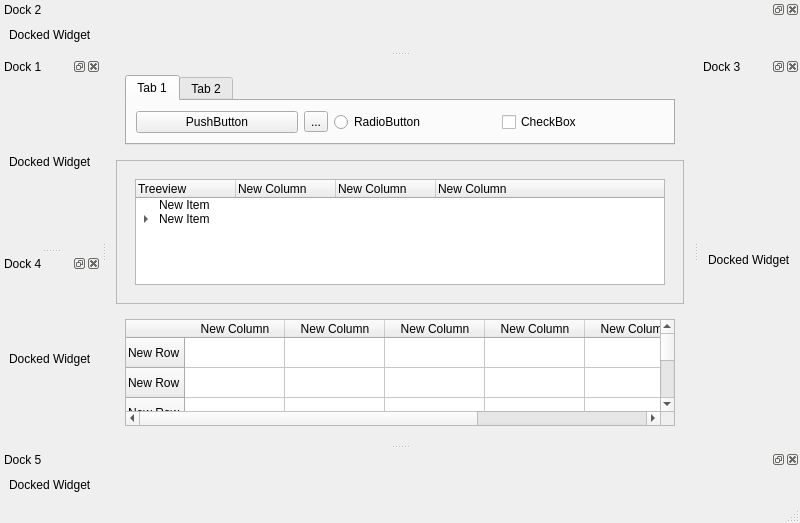
<?xml version="1.0" encoding="UTF-8"?>
<ui version="4.0">
 <class>MainWindow</class>
 <widget class="QMainWindow" name="MainWindow">
  <property name="geometry">
   <rect>
    <x>0</x>
    <y>0</y>
    <width>800</width>
    <height>523</height>
   </rect>
  </property>
  <property name="windowTitle">
   <string>MainWindow</string>
  </property>
  <widget class="QWidget" name="centralwidget">
   <layout class="QVBoxLayout" name="verticalLayout">
    <item>
     <widget class="QWidget" name="widget" native="true">
      <layout class="QHBoxLayout" name="horizontalLayout">
       <item>
        <widget class="QTabWidget" name="tabWidget">
         <property name="currentIndex">
          <number>0</number>
         </property>
         <widget class="QWidget" name="tab">
          <attribute name="title">
           <string>Tab 1</string>
          </attribute>
          <layout class="QHBoxLayout" name="horizontalLayout_2">
           <item>
            <widget class="QPushButton" name="pushButton">
             <property name="text">
              <string>PushButton</string>
             </property>
             <property name="icon">
              <iconset resource="QSS/QSS_Resources.qrc">
               <normaloff>:/icons/Icons/airplay.png</normaloff>:/icons/Icons/airplay.png</iconset>
             </property>
             <property name="iconSize">
              <size>
               <width>24</width>
               <height>24</height>
              </size>
             </property>
            </widget>
           </item>
           <item>
            <widget class="QToolButton" name="toolButton">
             <property name="text">
              <string>...</string>
             </property>
            </widget>
           </item>
           <item>
            <widget class="QRadioButton" name="radioButton">
             <property name="text">
              <string>RadioButton</string>
             </property>
            </widget>
           </item>
           <item>
            <widget class="QCheckBox" name="checkBox">
             <property name="text">
              <string>CheckBox</string>
             </property>
            </widget>
           </item>
          </layout>
         </widget>
         <widget class="QWidget" name="tab_2">
          <attribute name="title">
           <string>Tab 2</string>
          </attribute>
          <widget class="QProgressBar" name="progressBar">
           <property name="geometry">
            <rect>
             <x>20</x>
             <y>20</y>
             <width>441</width>
             <height>23</height>
            </rect>
           </property>
           <property name="value">
            <number>24</number>
           </property>
          </widget>
         </widget>
        </widget>
       </item>
      </layout>
     </widget>
    </item>
    <item>
     <widget class="QFrame" name="frame">
      <property name="frameShape">
       <enum>QFrame::StyledPanel</enum>
      </property>
      <property name="frameShadow">
       <enum>QFrame::Raised</enum>
      </property>
      <layout class="QVBoxLayout" name="verticalLayout_3">
       <item>
        <widget class="QStackedWidget" name="stackedWidget">
         <widget class="QWidget" name="page">
          <layout class="QVBoxLayout" name="verticalLayout_4">
           <item>
            <widget class="QTreeWidget" name="treeWidget">
             <column>
              <property name="text">
               <string>Treeview</string>
              </property>
             </column>
             <column>
              <property name="text">
               <string>New Column</string>
              </property>
             </column>
             <column>
              <property name="text">
               <string>New Column</string>
              </property>
             </column>
             <column>
              <property name="text">
               <string>New Column</string>
              </property>
             </column>
             <item>
              <property name="text">
               <string>New Item</string>
              </property>
             </item>
             <item>
              <property name="text">
               <string>New Item</string>
              </property>
              <item>
               <property name="text">
                <string>New Subitem</string>
               </property>
              </item>
              <item>
               <property name="text">
                <string>New Item</string>
               </property>
              </item>
              <item>
               <property name="text">
                <string>New Item</string>
               </property>
               <item>
                <property name="text">
                 <string>New Subitem</string>
                </property>
               </item>
               <item>
                <property name="text">
                 <string>New Item</string>
                </property>
               </item>
               <item>
                <property name="text">
                 <string>New Item</string>
                </property>
               </item>
              </item>
             </item>
            </widget>
           </item>
          </layout>
         </widget>
         <widget class="QWidget" name="page_2"/>
        </widget>
       </item>
      </layout>
     </widget>
    </item>
    <item>
     <widget class="QWidget" name="widget_2" native="true">
      <layout class="QVBoxLayout" name="verticalLayout_2">
       <item>
        <widget class="QTableWidget" name="tableWidget">
         <row>
          <property name="text">
           <string>New Row</string>
          </property>
         </row>
         <row>
          <property name="text">
           <string>New Row</string>
          </property>
         </row>
         <row>
          <property name="text">
           <string>New Row</string>
          </property>
         </row>
         <row>
          <property name="text">
           <string>New Row</string>
          </property>
         </row>
         <row>
          <property name="text">
           <string>New Row</string>
          </property>
         </row>
         <row>
          <property name="text">
           <string>New Row</string>
          </property>
         </row>
         <column>
          <property name="text">
           <string>New Column</string>
          </property>
         </column>
         <column>
          <property name="text">
           <string>New Column</string>
          </property>
         </column>
         <column>
          <property name="text">
           <string>New Column</string>
          </property>
         </column>
         <column>
          <property name="text">
           <string>New Column</string>
          </property>
         </column>
         <column>
          <property name="text">
           <string>New Column</string>
          </property>
         </column>
         <column>
          <property name="text">
           <string>New Column</string>
          </property>
         </column>
        </widget>
       </item>
      </layout>
     </widget>
    </item>
   </layout>
  </widget>
  <widget class="QMenuBar" name="menubar">
   <property name="geometry">
    <rect>
     <x>0</x>
     <y>0</y>
     <width>800</width>
     <height>30</height>
    </rect>
   </property>
  </widget>
  <widget class="QStatusBar" name="statusbar"/>
  <widget class="QDockWidget" name="dockWidget">
   <property name="windowTitle">
    <string>Dock 1</string>
   </property>
   <attribute name="dockWidgetArea">
    <number>1</number>
   </attribute>
   <widget class="QWidget" name="dockWidgetContents">
    <layout class="QVBoxLayout" name="verticalLayout_5">
     <item>
      <widget class="QLabel" name="label">
       <property name="text">
        <string>Docked Widget</string>
       </property>
      </widget>
     </item>
    </layout>
   </widget>
  </widget>
  <widget class="QDockWidget" name="dockWidget_2">
   <property name="windowTitle">
    <string>Dock 2</string>
   </property>
   <attribute name="dockWidgetArea">
    <number>4</number>
   </attribute>
   <widget class="QWidget" name="dockWidgetContents_2">
    <layout class="QHBoxLayout" name="horizontalLayout_4">
     <item>
      <widget class="QLabel" name="label_4">
       <property name="text">
        <string>Docked Widget</string>
       </property>
      </widget>
     </item>
    </layout>
   </widget>
  </widget>
  <widget class="QDockWidget" name="dockWidget_3">
   <property name="windowTitle">
    <string>Dock 3</string>
   </property>
   <attribute name="dockWidgetArea">
    <number>2</number>
   </attribute>
   <widget class="QWidget" name="dockWidgetContents_3">
    <layout class="QVBoxLayout" name="verticalLayout_6">
     <item>
      <widget class="QLabel" name="label_3">
       <property name="text">
        <string>Docked Widget</string>
       </property>
      </widget>
     </item>
    </layout>
   </widget>
  </widget>
  <widget class="QDockWidget" name="dockWidget_4">
   <property name="windowTitle">
    <string>Dock 4</string>
   </property>
   <attribute name="dockWidgetArea">
    <number>1</number>
   </attribute>
   <widget class="QWidget" name="dockWidgetContents_4">
    <layout class="QVBoxLayout" name="verticalLayout_7">
     <item>
      <widget class="QLabel" name="label_5">
       <property name="text">
        <string>Docked Widget</string>
       </property>
      </widget>
     </item>
    </layout>
   </widget>
  </widget>
  <widget class="QDockWidget" name="dockWidget_5">
   <property name="windowTitle">
    <string>Dock 5</string>
   </property>
   <attribute name="dockWidgetArea">
    <number>8</number>
   </attribute>
   <widget class="QWidget" name="dockWidgetContents_5">
    <layout class="QHBoxLayout" name="horizontalLayout_3">
     <item>
      <widget class="QLabel" name="label_2">
       <property name="text">
        <string>Docked Widget</string>
       </property>
      </widget>
     </item>
    </layout>
   </widget>
  </widget>
 </widget>
 <resources>
  <include location="QSS/QSS_Resources.qrc"/>
 </resources>
 <connections/>
</ui>
